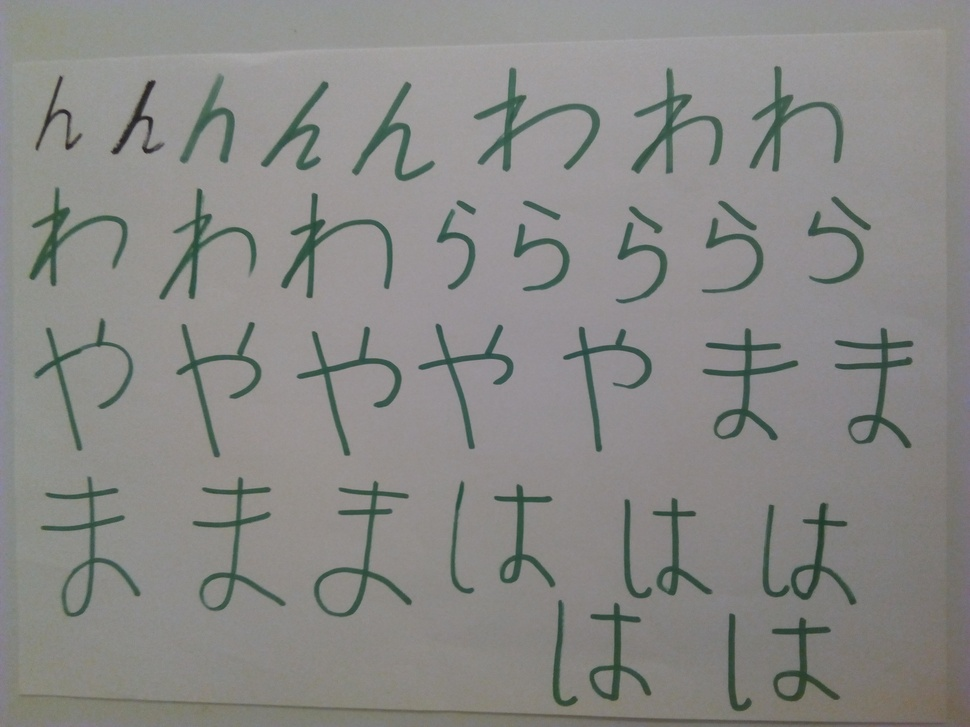
#> input picture raw/IMG_20171121_192255.jpg, 970 x 727 px, shrunk from 3264 x 2448 before the run, found by its file name; its folder holds only this picture in this run
$ python main.py   (older library calls are emulated)
#> lines starting #> are read from the running program, lines starting #| are printed output that depends on the picture; after the words box and inside, x2 and y2 are one past the last pixel; in counts of white or black regions, pixels touching at a corner belong together
import cv2
import os
import numpy as np
from matplotlib import pyplot as plt
import random
DIR = "C:/Users/Makasz/PycharmProjects/Test01/raw"
moz = []
for filename in os.listdir(DIR):
    print("Processing file " + filename)
    img_color = cv2.imread(DIR +"/" + filename)
#> img_color is the input picture: shape (727, 970, 3); mean B, G, R 134.7, 137.2, 137.3
    img_raw = cv2.cvtColor(img_color, cv2.COLOR_BGR2GRAY)
    img = cv2.bilateralFilter(img_raw, 9, 30, 20)
    kernel = np.ones((5, 5), np.uint8)
    v = np.median(img)
#> v = 142
    sigma = 0.8
    lower = int(max(30, (1.0 - sigma) * v))
#> lower = 30
    upper = int(min(200, (1.0 + sigma) * v))
#> upper = 200
    edges = cv2.Canny(img, lower, upper, L2gradient=True)
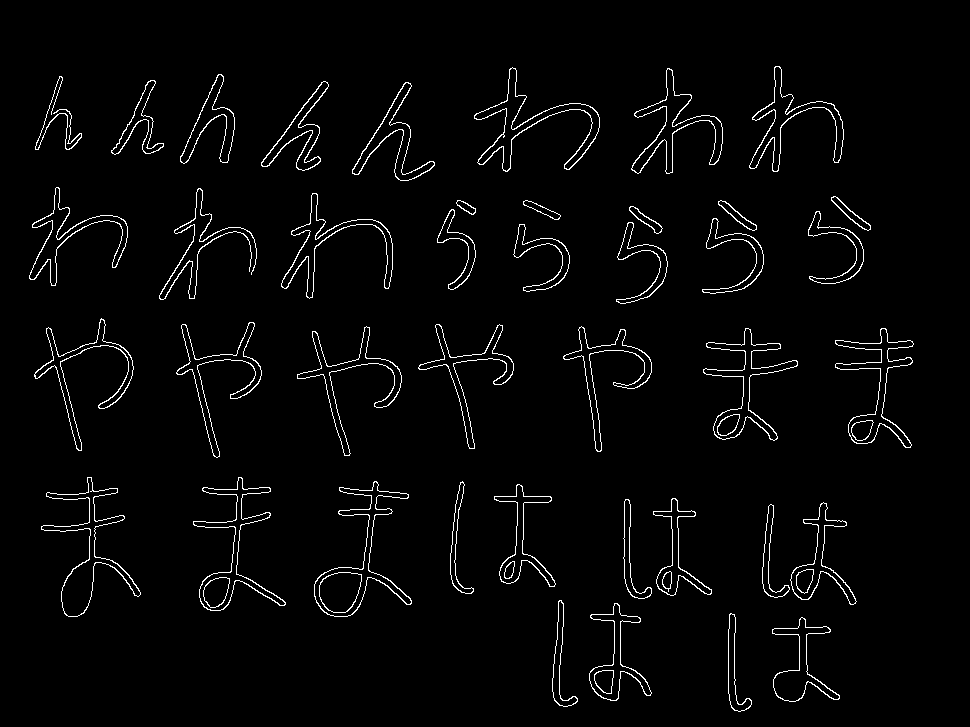
#> edges: shape (727, 970); 2.7% white in thin lines or dots, all inside (x1, y1, x2, y2) = (29, 66, 914, 712)
    img_dil, img_erd = [], edges
#> img_dil = []

    for i in range(15):
        img_dil = cv2.dilate(img_erd, kernel, iterations=1)
        img_erd = cv2.erode(img_dil, kernel, iterations=1)
#> this loop made 15 passes
#> pass 1, `img_dil = cv2.dilate(img_erd, kernel, iterations=1)`:
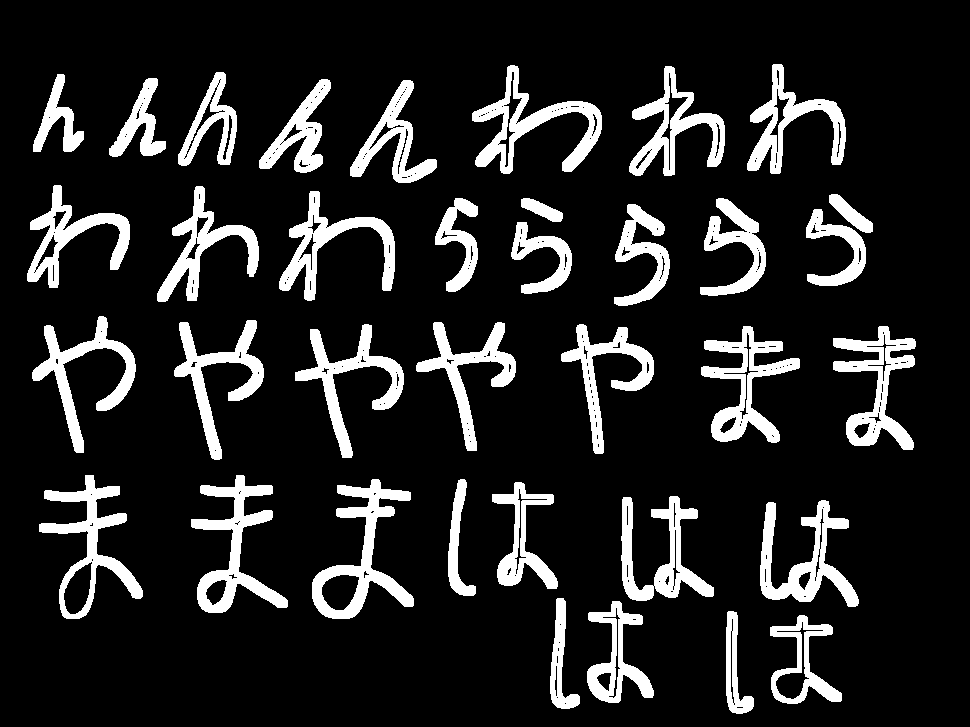
#> img_dil: shape (727, 970); 13.9% white; 36 white regions, largest, box (x1, y1, x2, y2) and area: (312, 479, 414, 619) 4329, (191, 475, 288, 613) 4152, (472, 65, 602, 174) 4059
#> pass 1, `img_erd = cv2.erode(img_dil, kernel, iterations=1)`:
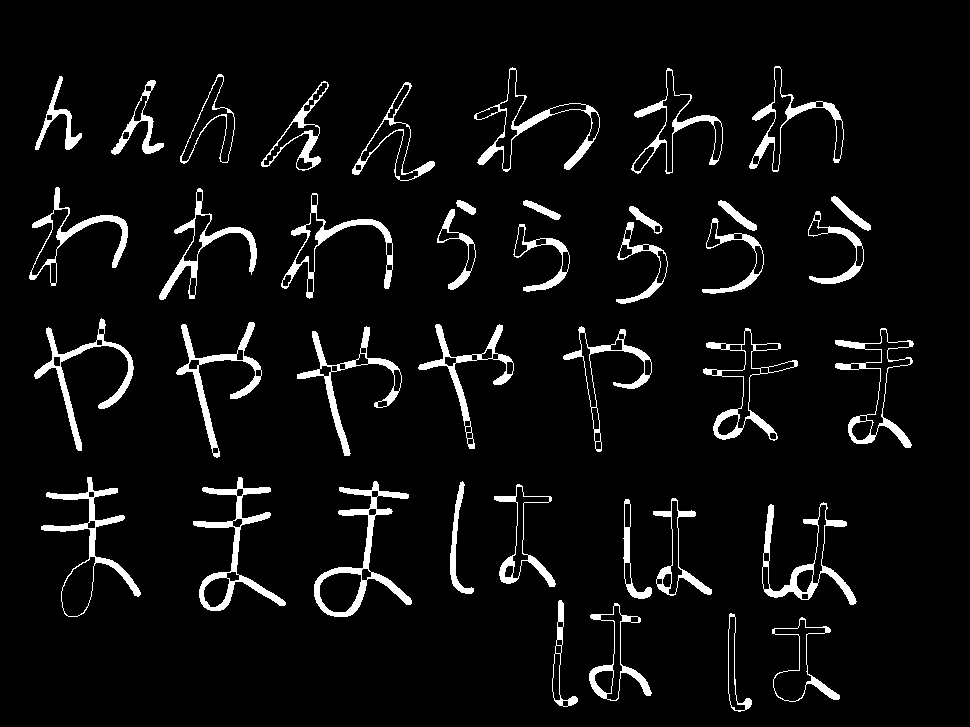
#> img_erd: shape (727, 970); 5.7% white; 40 white regions
    img_cnt, cnts, hierarchy = cv2.findContours(img_erd.copy(), cv2.RETR_EXTERNAL, cv2.CHAIN_APPROX_SIMPLE)
#> cnts = 40 contours; largest, box (x1, y1, x2, y2) and area: (314, 481, 412, 617) 3428, (41, 477, 141, 617) 2794, (193, 477, 286, 611) 2580, (474, 67, 600, 172) 2533, (703, 328, 798, 441) 2459
    img_color2 = cv2.cvtColor(img_erd, cv2.COLOR_GRAY2BGR)
#> img_color2: shape (727, 970, 3); 5.7% white; 40 white regions, largest, box (x1, y1, x2, y2) and area: (314, 481, 412, 617) 2329, (193, 477, 286, 611) 2196, (34, 318, 134, 451) 1804
    for i in range(len(cnts)):
        moments = cv2.moments(cnts[i])
        #print(moments['mu02'])
        if moments['mu02'] < 50000.0:
            print("Text detected!")
            continue
        color = (random.randint(0, 255), random.randint(0, 255), random.randint(0, 255));
        color2 = (255-color[0],255-color[1],255-color[2]);
        cv2.drawContours(img_color, cnts, i, color, cv2.FILLED)
        cv2.circle(img_color, (int(moments['m10'] / moments['m00']), int(moments['m01'] / moments['m00'])), 5, color2, -1)
#> this loop made 40 passes
#> (color, color2) on passes 1 to 12: ((197, 215, 20), (58, 40, 235)), ((132, 248, 207), (123, 7, 48)), ((155, 244, 183), (100, 11, 72)), ((111, 71, 144), (144, 184, 111)), ((71, 48, 128), (184, 207, 127)), ((75, 158, 50), (180, 97, 205)), ((37, 169, 241), (218, 86, 14)), ((51, 181, 222), (204, 74, 33)), ((161, 104, 244), (94, 151, 11)), ((226, 133, 31), (29, 122, 224)), ((7, 47, 204), (248, 208, 51)), ((0, 252, 170), (255, 3, 85))
#| Text detected!
#| Text detected!
#| Text detected!
#| Text detected!
#| Text detected!
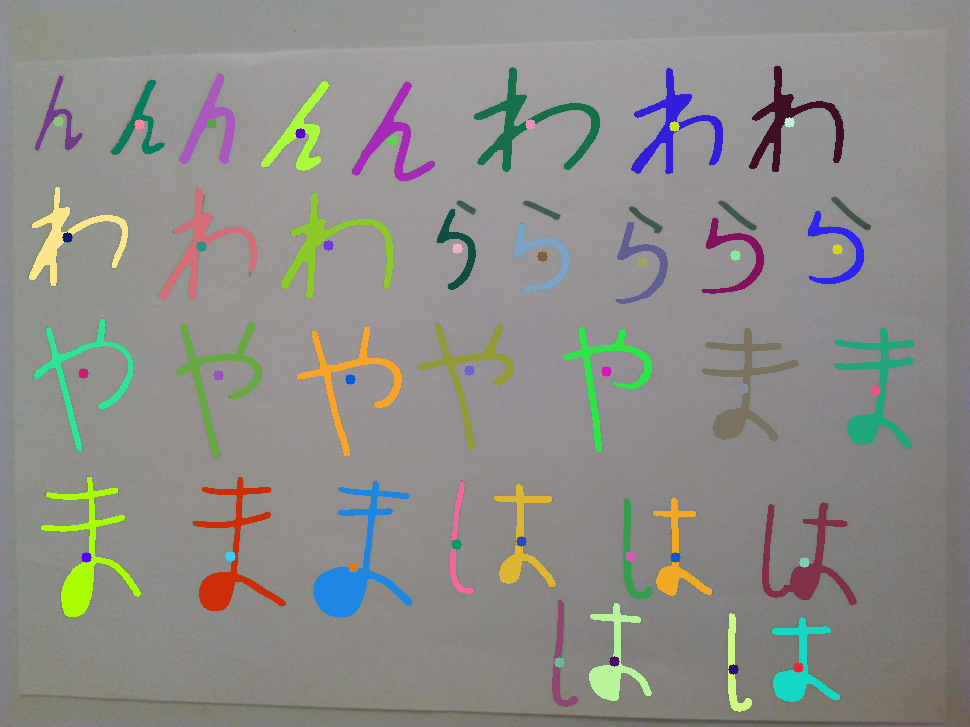
#> img_color: shape (727, 970, 3); 9.33% of pixels changed, all inside (x1, y1, x2, y2) = (29, 66, 914, 712)
    img_color = cv2.bilateralFilter(img_color, 5, 30, 20)
    img_final = img_color

    cv2.imwrite("final\\" + filename, img_final)
    moz.append(img_final)
# [7 lines of commented-out code are left out]
plt.show()
